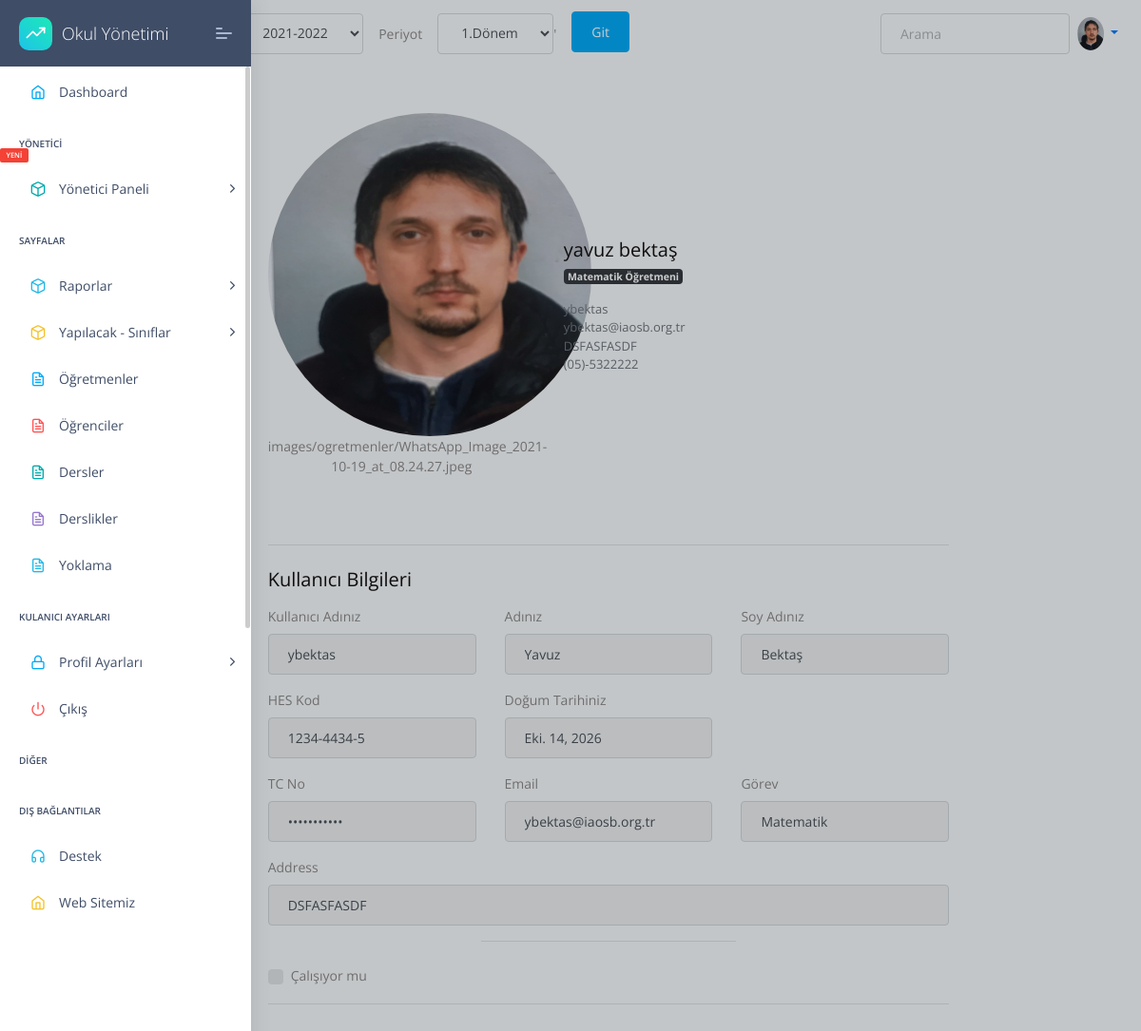
Screenshot of /view/5 (signed in) with the database file from the repository.
### apps/home/models.py (models this page shows, shortened)
class Profil(models.Model):
    user=models.OneToOneField(User,on_delete=models.CASCADE,related_name="user")
    TC=models.CharField(max_length=11,unique=True,validators=[validateEven],blank=True,null=True)# regex eklenecek, validasyon yapilacak
    image=models.ImageField(upload_to="images/ogretmenler/",blank=True,null=True,default='images/person.png')
    job=models.ForeignKey(JobsTable,on_delete=models.CASCADE,unique=False,blank=True,null=True)
    phone=models.CharField(validators=[validatePhone], max_length=17, blank=True,default="05",null=True,unique=False) # regex eklenecek, validasyon yapilacak
    adress=models.TextField(max_length=100,unique=False,blank=True,null=True)
    isWorking=models.BooleanField(default=True,unique=False,blank=True,null=True)
    HESCode=models.CharField(max_length=12,unique=True,validators=[validateHesCode],blank=True,null=True)
    birthdate=models.DateField(("Doğum Tarihiniz"), auto_now=False, auto_now_add=False,unique=False,blank=True,null=True)
    sexualChoice=(('Kız','Kız'),
              ('Erkek','Erkek'),
              ('Diger','Diğer'),
    )
    gender=CharField(max_length=10 ,choices=sexualChoice,unique=False,blank=True,null=True)

class JobsTable(models.Model):
    name=models.CharField(max_length=50,default="",)

### apps/home/views.py (the view)
# urls.py: path('view/<int:pk>', views.profilView, name='users-view'),
@login_required(login_url="/login/")
def profilView(request,pk=None):
    detail = Profil.objects.get(id=pk)
    context={
        'detail':detail,
        'media_url':settings.MEDIA_URL,
        'sessions':sessions,"periods":periods
        }
    return render(request, "home/profilView.html", context)

### apps/home/models.py (called while the page is built)
    def __str__(self):
      return self.session

    def __str__(self):
      return self.period

### apps/templates/home/profilView.html (shortened to what this page needs)
{% extends "layouts/base.html" %}
{% block content %}
<div class="container">
    <div class="row justify-content-center">
        <div class="col-12 col-lg-10 col-xl-8 mx-auto">
            <div class="my-4">
                <form method="POST">
                    <div class="row mt-5 align-items-center">
                        <div class="col-md-5 text-center mb-5">
                            <div class="avatar avatar-xl">
                                <img src="{{detail.image.url}}" alt="..." class="avatar-img rounded-circle" width="340" height="340"/>
                                {{detail.image}}
                            </div>
                        </div>
                        <div class="col">
                            <div class="row align-items-center">
                                <div class="col-md-7">
                                    <h4 class="mb-1">{{detail.user.first_name}} {{detail.user.last_name}}</h4>
                                    <p class="medium mb-3"><span class="badge badge-dark">{{detail.job.name}}</span></p>
                                </div>
                            </div>
                            <div class="row mb-4">
                                <div class="col">
                                    <p class="small mb-0 text-muted">{{detail.user.username}}</p>
                                    <p class="small mb-0 text-muted">{{detail.user.email}}</p>
                                    <p class="small mb-0 text-muted">{{detail.adress}}</p>
                                    <p class="small mb-0 text-muted">{{detail.phone}}</p>
                                </div>
                            </div>
                        </div>
                    </div>
                    <hr class="my-4" />
                    <div class="row">
                        <div class="col-md-12 order-md-1">
                          <h4 class="mb-3">Kullanıcı Bilgileri   </h4>
                          <form class="needs-validation" novalidate="" action="POST">
                            <div class="row">
                                <div class="col-md-4 mb-3">
                                    <label for="username">Kullanıcı Adınız</label>
                                    <div class="input-group">
                                      <input readonly type="text" class="form-control" id="username" placeholder="Username" required="" value={{detail.user.username}}>
                                    </div>
                                  </div>
                                <div class="col-md-4 mb-3">
                                <label for="firstName">Adınız</label>
                                <input readonly type="text" class="form-control" id="firstName" placeholder="" value="{{detail.user.first_name |capfirst}}" required="">
                              </div>
                              <div class="col-md-4 mb-3">
                                <label for="lastName">Soy Adınız</label>
                                <input  readonly type="text" class="form-control" id="lastName" placeholder="" value="{{detail.user.last_name|capfirst}}" required="">
                              </div>
                            </div>
                            <div class="row">
                              <div class="col-md-4 mb-3">
                                <label for="hescode">HES Kod</label>
                                <input readonly type="text" class="form-control" id="hescode" placeholder="____-____-_" value="{{detail.HESCode}}" required="">
                              </div>
                              <div class="col-md-4 mb-3">
                                <label readonly for="birthday">Doğum Tarihiniz</label>
                                <div class="input-group">
                                  <input readonly type="text" class="form-control" id="Test_DatetimeLocal" placeholder="Doğum Tarihiniz" required="" value="{{detail.birthdate}}">
                                </div>
                              </div>
                            </div>
                            <div class="row">
                                <div class="col-md-4 mb-3">
                                    <label for="TCnumber">TC No</label>
                                    <input readonly type="password" class="form-control" id="TCnumber" placeholder="___________" value="{{detail.TC}}" required="">
                                  </div>
                            <div class="col-md-4 mb-3">
                              <label for="email">Email </label>
                              <input readonly type="email" class="form-control" id="email" placeholder="you@example.com" value={{detail.user.email}}>
                            </div>
                            <div class="col-md-4  mb-3">
                              <label for="job">Görev</label>
                                <input readonly type="text" class="form-control" id="job" placeholder="" value={{detail.job.name}}>
                            </div>
                          </div>
                            <div class="mb-3">
                              <label for="address">Address</label>
                              <input readonly type="text" class="form-control" id="address" placeholder="1234 Main St" required="" value={{detail.adress}}>
                            </div>
                            <hr class="col-md-4 mb-4">
                            <div class="custom-control custom-checkbox">
                              <label class="custom-control-label" for="isWorking">Çalışıyor mu </label>
                            </div>
                            <hr class="mb-4">
                          </form>
                        </div>
                      </div>
                </form>
            </div>
        </div>
    </div>
    </div>
    {% endblock content %}

### apps/templates/includes/navigation.html (shortened to what this page needs)
<nav  class="navbar navbar-expand-lg ">
  <div class="collapse navbar-collapse ">
  <div class="collapse navbar-collapse" id="navbarsExample03">
    <ul class="navbar-nav mr-auto">
      <li class="text-black">
        <a class="nav-link" href="#">Anasayfa<span class="sr-only">(current)</span></a>
      </li>
      <form class="form-inline my-2 my-md-0"  method="GET" >
      <li class="text-black align-middle mx-3">
        <label for="session">Dönem</label>
      </li>
      <li class="nav-item select">
        <select id="sessionID" class="form-control" name="sessionID">-->
          {% for session in sessions %}
          <option value="{{ session }}">{{ session }}</option>
          {% endfor %}
        </select>
      </li>
      <li class="text-black mx-3">
        <label for="session">Periyot</label>
      </li>
      <li class="nav-item select">
        <select id="periodID" class="form-control" name="periodID">-->
          {% for period in periods %}
          <option value="{{ period }}">{{ period }}</option>
          {% endfor %}
        </select>
      </li>'
      <button  type="submit" class="btn btn-primary mx-3" >Git</button>
    </form>
    </ul>
    <form class="form-inline my-2 my-md-0">
      <input class="form-control" type="text" placeholder="Arama">
    </form>
    <ul class="nav navbar-nav navbar-right">
      <li class="nav-item dropdown">
      <a class="nav-link dropdown-toggle" href="" id="dropdown01" data-toggle="dropdown" aria-haspopup="true" aria-expanded="false">
      {% if user.user.image.ogretmenler %}
      <img
        src="/media/{{user.user.image.ogretmenler}}"
        class="rounded-circle z-depth-0"
        alt="avatar image"
        height="35"
      />
      {% else %}
      <img
        src="/media/{{user.user.image}}"
        class="rounded-circle z-depth-0"
        alt="avatar image"
        height="35"
      >
      {% endif %}
      </a>
      </li>
    </ul>
  </div>
</div>
</nav>

### rows the page displays
Profil: image (picture), image "images/ogretmenler/WhatsApp_Image_2021-10-19_at_08.24.27.jpeg", user.first_name "yavuz", user.last_name "bektaş", job.name "Matematik Öğretmeni", user.username "ybektas", user.email "ybektas@iaosb.org.tr", adress "DSFASFASDF", phone "(05)-5322222", user.first_name "Yavuz", user.last_name "Bektaş", HESCode "1234-4434-5", birthdate "Eki. 14, 2026"

### other values shown
form field sessionID "2021-2022"
form field periodID "1.Dönem"
